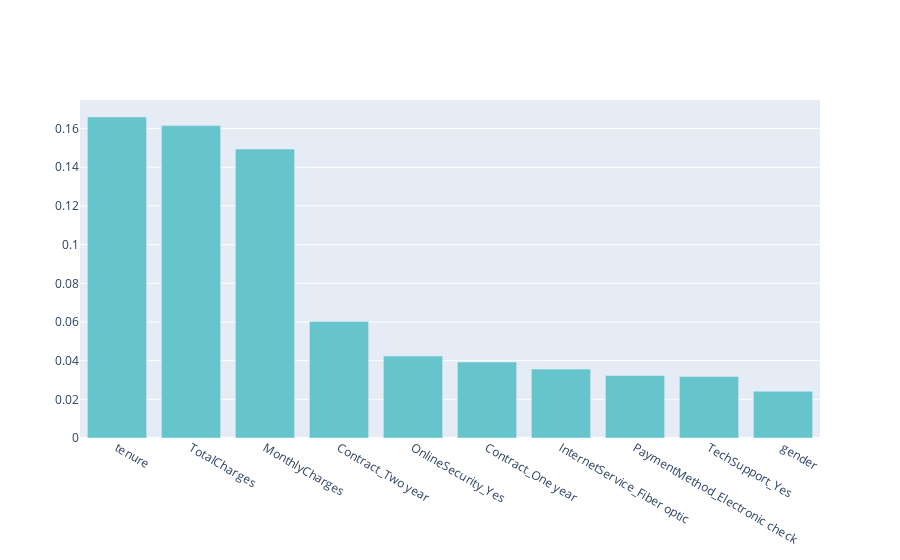

This figure's notebook cell:
### Markdown cell above
**Feature Importance**

The Top 10 Features influencing churn prediction are visualized.

Features like Contract_Month-to-month, tenure, and MonthlyCharges were found to have the most significant impact on churn.

### Code cell
# Top Feature Importance from Random Forest
plt.figure(figsize=(10, 6))
importances = rf_model.feature_importances_
feature_names = X.columns
feat_importances = pd.Series(importances, index=feature_names).sort_values(ascending=False)

fig=go.Figure()
fig.add_trace(go.Bar(x=feat_importances[:10].index,y=feat_importances[:10].values,
                    marker_color=colors_palette[0]))
fig.show()
plt.show()

### Figure 1 — Plotly figure (JSON) as saved in the notebook; plotly's stock layout.template omitted (floating-point values rounded to 4 significant figures)
{"data": [{"marker": {"color": "rgb(102, 197, 204)"}, "type": "bar", "x": ["tenure", "TotalCharges", "MonthlyCharges", "Contract_Two year", "OnlineSecurity_Yes", "Contract_One year", "InternetService_Fiber optic", "PaymentMethod_Electronic check", "TechSupport_Yes", "gender"], "y": [0.1661, 0.1616, 0.1494, 0.06023, 0.04238, 0.03929, 0.03563, 0.03231, 0.03184, 0.02418]}], "layout": {}}
